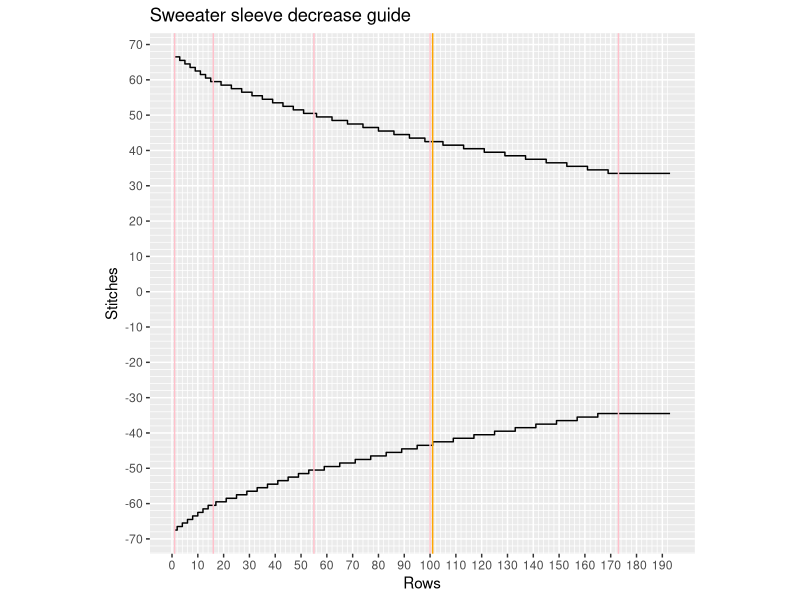

This figure's R source:
library('dplyr')
library('ggplot2')

# measured after IO already started the sweater 
# didn't actually swatch this big
cm_per_100_rows = 28.5
cm_per_100_st = 39.0

stAtUnderarm = 135

sleeveCmFromUnderarm = 55 # cm

cuffRows = 20 # no decreases here

stFromUnderarm = ceiling(
  sleeveCmFromUnderarm / (cm_per_100_rows / 100)
)
# sleeve row counts where the decrease rate changes
pivotPoints = tibble(
  rowStart =      c(1, 16,  55,  100, stFromUnderarm-cuffRows),
  decreaseRate =  c(1, 1/2, 1/3, 1/4, 0)
)

rows = tibble(row = seq(1, stFromUnderarm)) %>%
  inner_join(
    pivotPoints,
    join_by(closest(row >= rowStart))
  ) %>%
  mutate(
    # total decreases executed so far
    decreases = floor(cumsum(decreaseRate)),
    # decreases per side - odd decreases go left, even right
    decreasesLeft = if_else( decreases%%2==1, (decreases-1)/2 + 1, decreases/2 ),
    decreasesRight = decreases - decreasesLeft,
    # total stitches around
    st = stAtUnderarm - decreases,
    # left from centreline
    stLeft = stAtUnderarm/2 - decreasesLeft,
    # right from centreline
    stRight = stAtUnderarm/2 - decreasesRight
  )

rows %>%
  ggplot( aes( x=row ) ) +
  geom_step(aes(y=-stRight)) +
  geom_step(aes(y=stLeft)) +
  geom_vline(data=pivotPoints, aes(xintercept=rowStart), colour='pink' ) +
  geom_vline( aes(xintercept=101), colour='orange') + # current row highlight
  xlab('Rows') +
  ylab('Stitches') +
  coord_fixed( ratio = cm_per_100_st / cm_per_100_rows ) +
  scale_x_continuous(
    breaks = seq(0,stFromUnderarm,10),
    minor_breaks = seq(0,stFromUnderarm,2)
  ) +
  scale_y_continuous(
    breaks = seq(-80,80,10),
    minor_breaks = seq(-80,80,2)
  ) +
  labs(title='Sweeater sleeve decrease guide')

rows %>%
  summarize(
    st_at_wrist = min(st),
    cm_at_wrist = min(st) * cm_per_100_st / 100
  )

rows %>% print(n=200)
